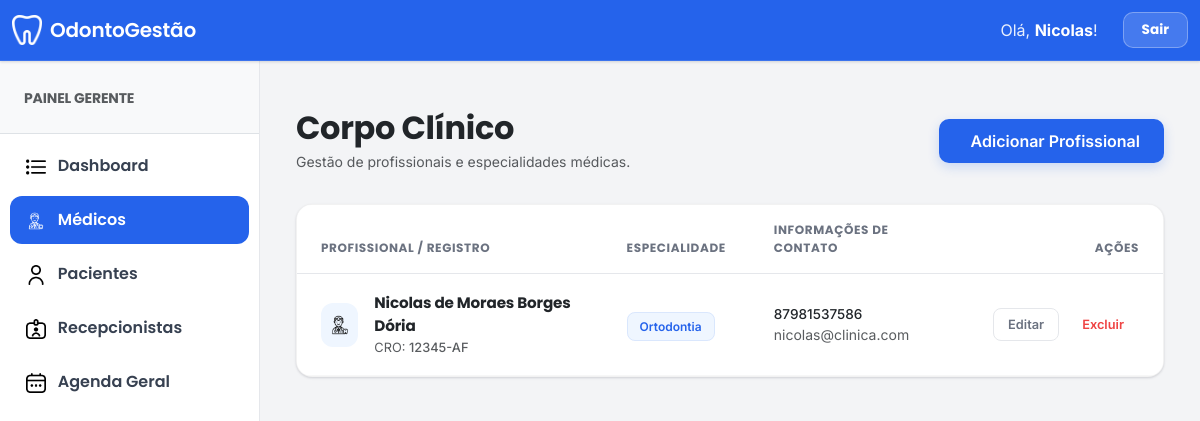
/manage_dentista/ (signed in), run on the app's committed database.
### clinica_app/models.py (models this page shows, shortened)
class CustomUser(AbstractUser):
    USER_TYPE_CHOICES = (
        ('1', 'Gerente'),
        ('2', 'Dentista'),
        ('3', 'Paciente'),
        ('4', 'Recepcionista'),
    )
    email = models.EmailField(unique=True)
    user_type = models.CharField(default='1', choices=USER_TYPE_CHOICES, max_length=1)
    first_name = models.CharField("Nome completo", max_length=150, blank=True)
    REQUIRED_FIELDS = ['email', 'first_name']

class Dentista(models.Model):
    admin = models.OneToOneField(CustomUser, on_delete=models.CASCADE)
    especialidade = models.CharField(max_length=255, null=True, blank=True)
    cro = models.CharField(max_length=50, null=True, blank=True)
    address = models.TextField(null=True, blank=True)
    cpf = models.CharField(max_length=14, null=True, blank=True)
    telefone = models.CharField(max_length=20, null=True, blank=True)
    data_nascimento = models.DateField(null=True, blank=True)

### clinica_app/views.py (the view)
# urls.py: path('manage_dentista/', views.manage_dentista, name="manage_dentista"),
@login_required
def manage_dentista(request):
    if str(request.user.user_type) != "1": return redirect('home')
    return render(request, "gerente_template/manage_dentista_template.html", {"dentistas": Dentista.objects.all()})

### clinica_app/templates/gerente_template/manage_dentista_template.html (shortened to what this page needs)
{% extends 'base.html' %}
{% load static %}
{% block main_content %}
<div class="container-fluid py-4 page-container">
    <div class="row page-header align-items-center">
        <div class="col-md-6">
            <h2 class="fw-bold text-dark mb-1">Corpo Clínico</h2>
            <p class="text-muted small mb-0">Gestão de profissionais e especialidades médicas.</p>
        </div>
        <div class="col-md-6 text-md-end mt-3 mt-md-0">
            <a href="{% url 'add_dentista' %}" class="btn btn-add">
                 Adicionar Profissional
            </a>
        </div>
    </div>
    <div class="content-card">
        <div class="table-responsive">
            <table class="table table-custom mb-0">
                <thead>
                    <tr>
                        <th>Profissional / Registro</th>
                        <th>Especialidade</th>
                        <th>Informações de Contato</th>
                        <th class="text-end">Ações</th>
                    </tr>
                </thead>
                <tbody>
                    {% for dentista in dentistas %}
                    <tr>
                        <td>
                            <div class="d-flex align-items-center">
                                <div class="avatar-wrapper me-3">
                                    <img src="{% static 'dentista.png' %}" alt="Ícone">
                                </div>
                                <div>
                                    <div class="fw-bold text-dark" style="font-size: 0.95rem;">
                                        {{ dentista.admin.first_name }} {{ dentista.admin.last_name }}
                                    </div>
                                    <div class="text-muted" style="font-size: 0.8rem;">
                                        CRO: <span class="fw-medium">{{ dentista.cro }}</span>
                                    </div>
                                </div>
                            </div>
                        </td>
                        <td>
                            <span class="badge-soft">
                                {{ dentista.especialidade }}
                            </span>
                        </td>
                        <td>
                            <div class="text-dark fw-medium" style="font-size: 0.85rem;">
                                {{ dentista.telefone|default:"--" }}
                            </div>
                            <div class="text-muted small">
                                {{ dentista.admin.email }}
                            </div>
                        </td>
                        <td class="text-end">
                            <div class="d-flex justify-content-end gap-2">
                                <a href="{% url 'edit_dentista' dentista.admin.id %}" class="btn btn-action-edit">
                                    Editar
                                </a>
                                <a href="{% url 'delete_dentista' dentista.admin.id %}"
                                   class="btn btn-action-delete"
                                   onclick="return confirm('Deseja realmente remover este registro?')">
                                    Excluir
                                </a>
                            </div>
                        </td>
                    </tr>
                    {% endfor %}
                </tbody>
            </table>
        </div>
    </div>
</div>
{% endblock main_content %}

### clinica_app/templates/base.html (shortened to what this page needs)
{% load static %}
<!DOCTYPE html>
<html lang="pt-br">
<head>
    <link href="https://cdn.jsdelivr.net/npm/bootstrap@5.3.0/dist/css/bootstrap.min.css" rel="stylesheet">
</head>
<body>
    {% if user.is_authenticated %}
    <nav class="navbar navbar-expand-lg">
        <div class="container-fluid">
            <a class="navbar-brand" href="#">
                <img src="{% static 'denteb.png' %}" alt="Logo" width="30" height="30" class="me-2">
                OdontoGestão
            </a>
            <div class="collapse navbar-collapse" id="navbarNav">
                <ul class="navbar-nav ms-auto align-items-center">
                    <li class="nav-item">
                        <span class="user-welcome">Olá, <span class="user-name">{{ user.first_name }}</span>!</span>
                    </li>
                    <li class="nav-item">
                        <a class="nav-link-custom" href="{% url 'logout_user' %}">Sair</a>
                    </li>
                </ul>
            </div>
        </div>
    </nav>
    {% endif %}
    <div class="main-wrapper">
        {% if user.is_authenticated %}
        <aside id="sidebar">
            <div class="p-4 border-bottom bg-light">
                <small class="text-uppercase fw-bold text-muted">
                    {% if user.user_type == '1' %}Painel Gerente
                    {% elif user.user_type == '2' %}Painel Médico
                    {% elif user.user_type == '4' %}Painel Recepção
                    {% endif %}
                </small>
            </div>
            <nav class="mt-2">
                {% with url_name=request.resolver_match.url_name %}
                {% if user.user_type == '2' %}
                    <a href="{% url 'dentista_home' %}" class="sidebar-link {% if url_name == 'dentista_home' %}active{% endif %}">
                        <img src="{% static 'computador.png' %}" width="20" class="me-2"> Meu Painel
                    </a>
                    <a href="{% url 'dentista_manage_paciente' %}" class="sidebar-link {% if url_name == 'dentista_manage_paciente' or url_name == 'view_paciente' %}active{% endif %}">
                        <img src="{% static 'utilizador.png' %}" width="20" class="me-2"> Pacientes
                    </a>
                    <a href="{% url 'add_consulta' %}" class="sidebar-link {% if url_name == 'add_consulta' %}active{% endif %}">
                        <img src="{% static 'adicionar.png' %}" width="20" class="me-2"> Agendar Consulta
                    </a>
                {% elif user.user_type == '1' %}
                    <a href="{% url 'gerente_home' %}" class="sidebar-link {% if url_name == 'gerente_home' %}active{% endif %}">
                        <img src="{% static 'lista.png' %}" width="20" class="me-2"> Dashboard
                    </a>
                    <a href="{% url 'manage_dentista' %}" class="sidebar-link {% if 'dentista' in url_name %}active{% endif %}">
                        <img src="{% static 'dentista.png' %}" width="20" class="me-2"> Médicos
                    </a>
                    <a href="{% url 'manage_paciente' %}" class="sidebar-link {% if 'paciente' in url_name %}active{% endif %}">
                        <img src="{% static 'utilizador.png' %}" width="20" class="me-2"> Pacientes
                    </a>
                    <a href="{% url 'manage_recepcionista' %}" class="sidebar-link {% if 'recepcionista' in url_name %}active{% endif %}">
                        <img src="{% static 'recepcionista.png' %}" width="20" class="me-2"> Recepcionistas
                    </a>
                    <a href="{% url 'manage_consulta' %}" class="sidebar-link {% if 'consulta' in url_name %}active{% endif %}">
                        <img src="{% static 'calendario.png' %}" width="20" class="me-2"> Agenda Geral
                    </a>
                {% endif %}
                {% endwith %}
            </nav>
        </aside>
        {% endif %}
        <main id="content-area">
            {% block main_content %}{% endblock %}
        </main>
    </div>
</body>
</html>

### clinica_app/templates/base.html (style rules this page uses)
:root { --accent: #2563eb; --accent-dark: #1d4ed8; --accent-soft: #eff6ff; --bg: #f3f4f6; --surface: #ffffff; --text: #111827; --muted: #6b7280; --border: #e5e7eb; --shadow: 0 1px 2px rgba(16, 24, 40, 0.06), 0 1px 3px rgba(16, 24, 40, 0.10); --radius: 12px; }
body { background-color: var(--bg); font-family: 'Inter', sans-serif; color: var(--text); overflow-x: hidden; }
h1, h2, h3, h4, h5, h6, .navbar-brand, .fw-bold { font-family: 'Poppins', sans-serif; font-weight: 600; letter-spacing: -0.01em; }
.navbar { background: var(--accent); border-bottom: 1px solid rgba(255, 255, 255, 0.1); box-shadow: var(--shadow); padding: 10px 0; z-index: 1030; }
.navbar-brand { color: #ffffff !important; font-size: 1.25rem; text-decoration: none; display: flex; align-items: center; }
.navbar-brand img { filter: brightness(0) invert(1); }
.user-welcome { color: rgba(255, 255, 255, 0.9); margin-right: 15px; }
.user-name { color: #ffffff; font-weight: 700; }
.nav-link-custom { font-family: 'Poppins', sans-serif; font-weight: 700; padding: 7px 18px; border-radius: 10px; background: rgba(255, 255, 255, 0.15); color: #ffffff !important; margin-left: 10px; border: 1px solid rgba(255, 255, 255, 0.3); text-decoration: none; display: inline-block; font-size: 0.85rem; transition: all 0.2s ease; }
.main-wrapper { display: flex; min-height: calc(100vh - 64px); }
#sidebar { width: 260px; background: var(--surface); border-right: 1px solid var(--border); transition: all 0.2s; }
.sidebar-link { display: block; margin: 6px 10px; padding: 12px 16px; color: #374151; text-decoration: none; font-family: 'Poppins', sans-serif; font-weight: 600; transition: 0.15s; position: relative; border-radius: 12px; }
.sidebar-link.active { background: var(--accent); color: #ffffff; }
.sidebar-link.active img { filter: brightness(0) invert(1); }
#content-area { flex: 1; padding: 24px; }

### clinica_app/templates/gerente_template/manage_dentista_template.html (style rules this page uses)
.page-container { animation: fadeIn 0.5s ease-in-out; }
.page-header { margin-bottom: 2rem; }
.btn-add { background-color: var(--accent); color: white; border: none; padding: 10px 24px; border-radius: 10px; font-weight: 600; transition: all 0.3s ease; box-shadow: 0 4px 12px rgba(37, 99, 235, 0.2); }
.content-card { background: var(--surface); border-radius: 16px; border: 1px solid rgba(0, 0, 0, 0.05); box-shadow: var(--shadow); overflow: hidden; }
.table-custom thead { background-color: #f8fafc; }
.table-custom thead th { font-family: 'Poppins', sans-serif; font-size: 0.75rem; text-transform: uppercase; letter-spacing: 0.05em; font-weight: 700; color: var(--muted); border-bottom: 1px solid var(--border); padding: 16px 24px; }
.table-custom tbody tr { transition: background-color 0.2s ease; }
.table-custom td { padding: 18px 24px; border-bottom: 1px solid rgba(0, 0, 0, 0.03); vertical-align: middle; }
.avatar-wrapper { width: 44px; height: 44px; background-color: var(--accent-soft); border-radius: 12px; display: flex; align-items: center; justify-content: center; transition: all 0.3s ease; }
.avatar-wrapper img { width: 22px; transition: all 0.3s ease; }
.badge-soft { font-size: 0.75rem; font-weight: 600; padding: 6px 12px; border-radius: 8px; background-color: var(--accent-soft); color: var(--accent); border: 1px solid rgba(37, 99, 235, 0.1); }
.btn-action-edit { color: var(--muted); background: transparent; border: 1.5px solid var(--border); padding: 6px 14px; border-radius: 8px; font-size: 0.8rem; font-weight: 600; transition: all 0.2s; }
.btn-action-delete { color: #ef4444; background: transparent; border: 1.5px solid transparent; padding: 6px 14px; border-radius: 8px; font-size: 0.8rem; font-weight: 600; transition: all 0.2s; }

### data on the page
CustomUser: first_name "Nicolas"
Dentista: admin.first_name "Nicolas de Moraes Borges Dória", cro "12345-AF", especialidade "Ortodontia", telefone "87981537586", admin.email "nicolas@clinica.com"
